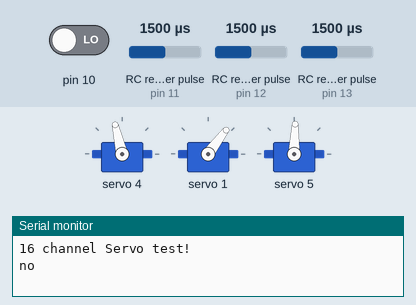
This sketch was run on a simulated Arduino Uno, built with avr-gcc and run on an emulated ATmega328P. Parts: 3 × servo, the last lines printed to the serial monitor. Wiring (inferred from the names in the program): 3 × RC receiver channel: data pin 11 / data pin 12 / data pin 13. The inputs (shaded band) are chosen by the test bench; at power-on: RC receiver pulse (sensors on pin 11, pin 12, pin 13) 1500 µs, pin 10 LOW.

Above: at 1.2 s.
1.3 s: RC receiver pulse (sensor on pin 11) set to 1020 µs
At 3.8 s:
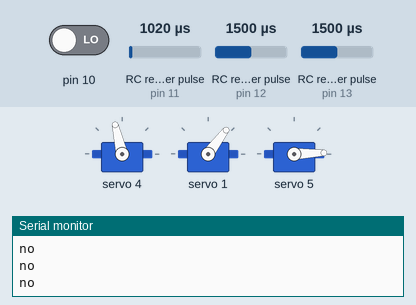
4.3 s: RC receiver pulse (sensor on pin 12) set to 1020 µs
At 6.9 s:
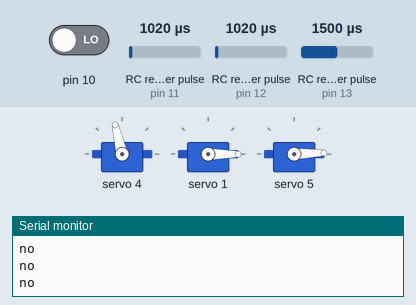
7.3 s: RC receiver pulse (sensor on pin 13) set to 1020 µs
At 10.0 s:
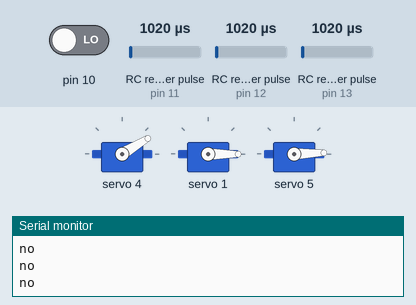
10.3 s: RC receiver pulse (sensor on pin 11) set to 1250 µs
At 12.0 s:
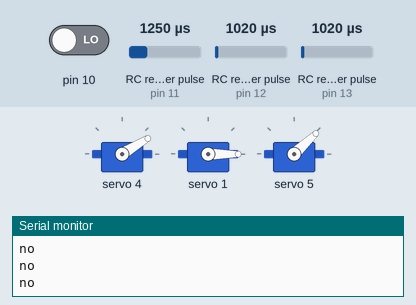
12.9 s: RC receiver pulse (sensor on pin 12) set to 1250 µs
At 15.1 s:
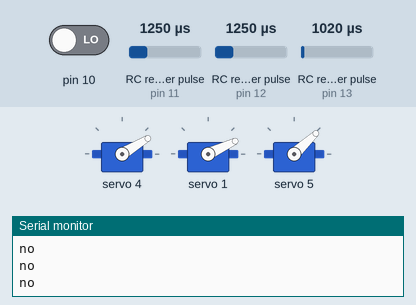
15.9 s: RC receiver pulse (sensor on pin 13) set to 1250 µs
At 18.2 s:
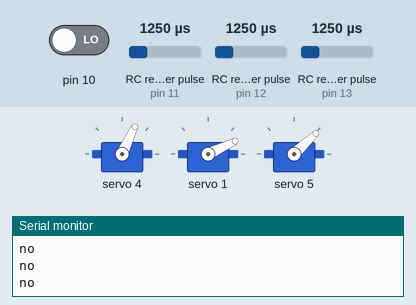
Timing chart, 0 to 19.7 s (numbered marks = the images above; inputs shaded):
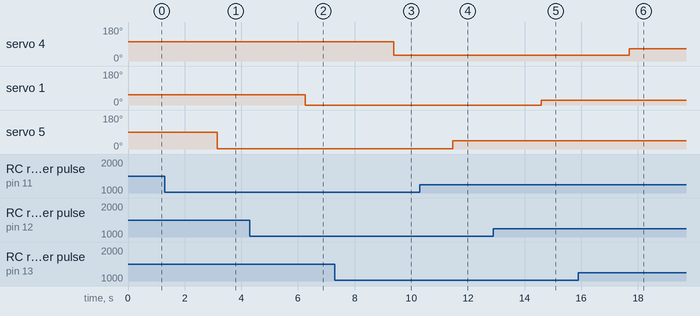

The sketch:

el_robotic_arm.ino
```cpp
int sum;
#include <Wire.h>
#include <Adafruit_PWMServoDriver.h>
#define CH2 12
#define CH4 11
#define CH10 13
// called this way, it uses the default address 0x40
Adafruit_PWMServoDriver pwm = Adafruit_PWMServoDriver();
uint8_t servonum = 0;

#include <Stepper.h>
#define STEPS 100
int prev=0;
// create an instance of the stepper class, specifying
// the number of steps of the motor and the pins it's
// attached to
Stepper stepper(STEPS, 6, 7, 8, 9);
#define SERVOMIN  125 // this is the 'minimum' pulse length count (out of 4096)
#define SERVOMAX  575
int angleToPulse(int ang);

void setup() {

  Serial.begin(9600);
  pinMode(CH10,INPUT);
 pinMode(CH2,INPUT);
 pinMode(CH4,INPUT);
 pinMode(10,INPUT);

  Serial.println("16 channel Servo test!");
  stepper.setSpeed(60);
  pwm.begin();

  pwm.setPWMFreq(60);
  // put your setup code here, to run once:

}

void loop() {
  int pwm1=pulseIn(CH10,HIGH);
  int pwm2=pulseIn(CH2,HIGH);
  int pwm3=pulseIn(CH4,HIGH);
  int pwm4=pulseIn(10, HIGH);
  int cw=map(pwm4,988,1975,0,4);
  int val1=map(pwm1,988,1975,200,575);
  int val2=map(pwm2,988,1975,125,400);
int val3=map(pwm3,988,1975,125,575);
  pwm.setPWM(4,0,val1);
 // Serial.println(val3);
  //delay(100);
  pwm.setPWM(1,0,val2);
  //delay(100);
  pwm.setPWM(5,0,val3);
//delay(100);
sum=sum+val3;
//Serial.println(sum);
Serial.println("no");
while(cw==4){
   int pwm4=pulseIn(10, HIGH);
  int cw=map(pwm4,988,1975,0,4);
  if(cw!=4){
    break;
  }
Serial.println("cw");
  stepper.step(5);
}
while(cw==0)
{
   int pwm4=pulseIn(10, HIGH);
  int cw=map(pwm4,988,1975,0,4);
  if(cw!=0)
  {
    break;
  }
  Serial.println("Ncw");
  stepper.step(-5);
}

}
```

Measured:
- after the input at 1.3 s, servo 5: 88° → 2° after 1.8 s
- after the input at 4.3 s, servo 1: 53° → 0° after 2.0 s
- after the input at 7.3 s, servo 4: 103° → 31° after 2.1 s
- after the input at 10.3 s, servo 5: 2° → 43° after 1.2 s
- after the input at 12.9 s, servo 1: 0° → 25° after 1.7 s
- after the input at 15.9 s, servo 4: 31° → 65° after 1.8 s
